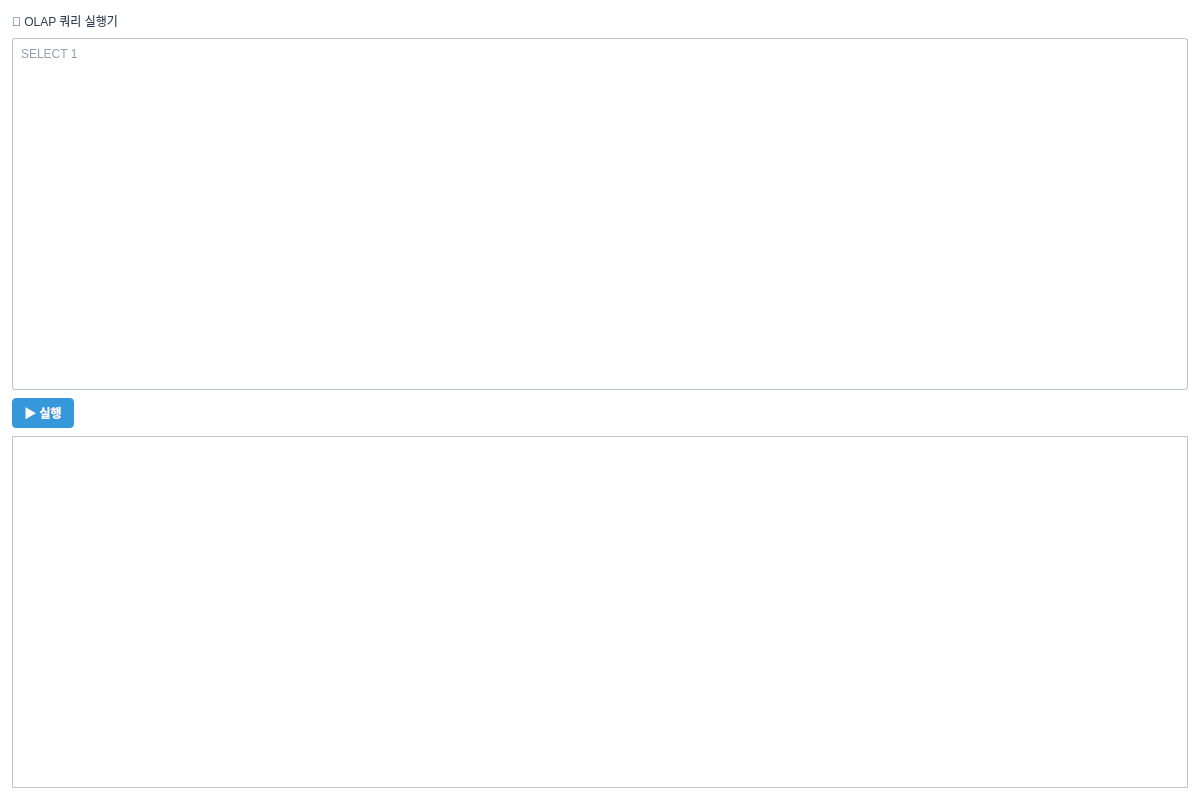
<?xml version="1.0" encoding="UTF-8"?>
<ui version="4.0">
 <class>QueryTab</class>
 <widget class="QWidget" name="QueryTab">
  <property name="geometry">
   <rect>
    <x>0</x>
    <y>0</y>
    <width>1200</width>
    <height>800</height>
   </rect>
  </property>
  <property name="windowTitle">
   <string>OLAP 쿼리 실행기</string>
  </property>
  <property name="styleSheet">
   <string notr="true">QWidget {
    background-color: #FFFFFF;
    color: #2C3E50;
    font-family: &quot;맑은 고딕&quot;;
    font-size: 9pt;
}

QTabWidget::pane {
    border: 1px solid #BDC3C7;
    background-color: #FFFFFF;
}

QTabBar::tab {
    background-color: #ECF0F1;
    color: #2C3E50;
    padding: 8px 16px;
    margin-right: 2px;
    border: 1px solid #BDC3C7;
    border-bottom: none;
    border-top-left-radius: 4px;
    border-top-right-radius: 4px;
}

QTabBar::tab:selected {
    background-color: #3498DB;
    color: #FFFFFF;
    font-weight: bold;
}

QTabBar::tab:hover {
    background-color: #D5DBDB;
}

QTableWidget {
    gridline-color: #BDC3C7;
    background-color: #FFFFFF;
    alternate-background-color: #F8F9FA;
    selection-background-color: #3498DB;
    selection-color: #FFFFFF;
}

QTableWidget::item {
    padding: 4px;
    border: none;
}

QHeaderView::section {
    background-color: #ECF0F1;
    color: #2C3E50;
    padding: 6px;
    border: 1px solid #BDC3C7;
    font-weight: bold;
}

QLineEdit, QTextEdit, QPlainTextEdit {
    background-color: #FFFFFF;
    border: 1px solid #BDC3C7;
    border-radius: 3px;
    padding: 4px;
    color: #2C3E50;
}

QLineEdit:focus, QTextEdit:focus, QPlainTextEdit:focus {
    border: 2px solid #3498DB;
}

QPushButton {
    background-color: #3498DB;
    color: #FFFFFF;
    border: none;
    border-radius: 4px;
    padding: 6px 12px;
    font-weight: bold;
}

QPushButton:hover {
    background-color: #2980B9;
}

QPushButton:pressed {
    background-color: #1F618D;
}

QPushButton:disabled {
    background-color: #BDC3C7;
    color: #7F8C8D;
}

QLabel {
    color: #2C3E50;
    background-color: transparent;
}

QGroupBox {
    border: 2px solid #BDC3C7;
    border-radius: 5px;
    margin-top: 10px;
    padding-top: 10px;
    background-color: #F8F9FA;
}

QGroupBox::title {
    subcontrol-origin: margin;
    subcontrol-position: top left;
    padding: 0 5px;
    color: #2C3E50;
    font-weight: bold;
}

QProgressBar {
    border: 1px solid #BDC3C7;
    border-radius: 3px;
    text-align: center;
    background-color: #ECF0F1;
}

QProgressBar::chunk {
    background-color: #3498DB;
}</string>
  </property>
  <layout class="QVBoxLayout" name="verticalLayout">
   <property name="spacing">
    <number>8</number>
   </property>
   <property name="leftMargin">
    <number>12</number>
   </property>
   <property name="topMargin">
    <number>12</number>
   </property>
   <property name="rightMargin">
    <number>12</number>
   </property>
   <property name="bottomMargin">
    <number>12</number>
   </property>
   <item>
    <widget class="QLabel" name="label_title">
     <property name="text">
      <string>💬 OLAP 쿼리 실행기</string>
     </property>
     <property name="styleSheet">
   <string notr="true">QWidget {
    background-color: #FFFFFF;
    color: #2C3E50;
    font-family: &quot;맑은 고딕&quot;;
    font-size: 9pt;
}

QTabWidget::pane {
    border: 1px solid #BDC3C7;
    background-color: #FFFFFF;
}

QTabBar::tab {
    background-color: #ECF0F1;
    color: #2C3E50;
    padding: 8px 16px;
    margin-right: 2px;
    border: 1px solid #BDC3C7;
    border-bottom: none;
    border-top-left-radius: 4px;
    border-top-right-radius: 4px;
}

QTabBar::tab:selected {
    background-color: #3498DB;
    color: #FFFFFF;
    font-weight: bold;
}

QTabBar::tab:hover {
    background-color: #D5DBDB;
}

QTableWidget {
    gridline-color: #BDC3C7;
    background-color: #FFFFFF;
    alternate-background-color: #F8F9FA;
    selection-background-color: #3498DB;
    selection-color: #FFFFFF;
}

QTableWidget::item {
    padding: 4px;
    border: none;
}

QHeaderView::section {
    background-color: #ECF0F1;
    color: #2C3E50;
    padding: 6px;
    border: 1px solid #BDC3C7;
    font-weight: bold;
}

QLineEdit, QTextEdit, QPlainTextEdit {
    background-color: #FFFFFF;
    border: 1px solid #BDC3C7;
    border-radius: 3px;
    padding: 4px;
    color: #2C3E50;
}

QLineEdit:focus, QTextEdit:focus, QPlainTextEdit:focus {
    border: 2px solid #3498DB;
}

QPushButton {
    background-color: #3498DB;
    color: #FFFFFF;
    border: none;
    border-radius: 4px;
    padding: 6px 12px;
    font-weight: bold;
}

QPushButton:hover {
    background-color: #2980B9;
}

QPushButton:pressed {
    background-color: #1F618D;
}

QPushButton:disabled {
    background-color: #BDC3C7;
    color: #7F8C8D;
}

QLabel {
    color: #2C3E50;
    background-color: transparent;
}

QGroupBox {
    border: 2px solid #BDC3C7;
    border-radius: 5px;
    margin-top: 10px;
    padding-top: 10px;
    background-color: #F8F9FA;
}

QGroupBox::title {
    subcontrol-origin: margin;
    subcontrol-position: top left;
    padding: 0 5px;
    color: #2C3E50;
    font-weight: bold;
}

QProgressBar {
    border: 1px solid #BDC3C7;
    border-radius: 3px;
    text-align: center;
    background-color: #ECF0F1;
}

QProgressBar::chunk {
    background-color: #3498DB;
}</string>
  </property>
    </widget>
   </item>
   <item>
    <widget class="QPlainTextEdit" name="edit_query">
     <property name="placeholderText">
      <string>SELECT 1</string>
     </property>
     <property name="minimumHeight">
      <number>120</number>
     </property>
     <property name="maximumHeight">
      <number>200</number>
     </property>
     <property name="styleSheet">
   <string notr="true">QWidget {
    background-color: #FFFFFF;
    color: #2C3E50;
    font-family: &quot;맑은 고딕&quot;;
    font-size: 9pt;
}

QTabWidget::pane {
    border: 1px solid #BDC3C7;
    background-color: #FFFFFF;
}

QTabBar::tab {
    background-color: #ECF0F1;
    color: #2C3E50;
    padding: 8px 16px;
    margin-right: 2px;
    border: 1px solid #BDC3C7;
    border-bottom: none;
    border-top-left-radius: 4px;
    border-top-right-radius: 4px;
}

QTabBar::tab:selected {
    background-color: #3498DB;
    color: #FFFFFF;
    font-weight: bold;
}

QTabBar::tab:hover {
    background-color: #D5DBDB;
}

QTableWidget {
    gridline-color: #BDC3C7;
    background-color: #FFFFFF;
    alternate-background-color: #F8F9FA;
    selection-background-color: #3498DB;
    selection-color: #FFFFFF;
}

QTableWidget::item {
    padding: 4px;
    border: none;
}

QHeaderView::section {
    background-color: #ECF0F1;
    color: #2C3E50;
    padding: 6px;
    border: 1px solid #BDC3C7;
    font-weight: bold;
}

QLineEdit, QTextEdit, QPlainTextEdit {
    background-color: #FFFFFF;
    border: 1px solid #BDC3C7;
    border-radius: 3px;
    padding: 4px;
    color: #2C3E50;
}

QLineEdit:focus, QTextEdit:focus, QPlainTextEdit:focus {
    border: 2px solid #3498DB;
}

QPushButton {
    background-color: #3498DB;
    color: #FFFFFF;
    border: none;
    border-radius: 4px;
    padding: 6px 12px;
    font-weight: bold;
}

QPushButton:hover {
    background-color: #2980B9;
}

QPushButton:pressed {
    background-color: #1F618D;
}

QPushButton:disabled {
    background-color: #BDC3C7;
    color: #7F8C8D;
}

QLabel {
    color: #2C3E50;
    background-color: transparent;
}

QGroupBox {
    border: 2px solid #BDC3C7;
    border-radius: 5px;
    margin-top: 10px;
    padding-top: 10px;
    background-color: #F8F9FA;
}

QGroupBox::title {
    subcontrol-origin: margin;
    subcontrol-position: top left;
    padding: 0 5px;
    color: #2C3E50;
    font-weight: bold;
}

QProgressBar {
    border: 1px solid #BDC3C7;
    border-radius: 3px;
    text-align: center;
    background-color: #ECF0F1;
}

QProgressBar::chunk {
    background-color: #3498DB;
}</string>
  </property>
    </widget>
   </item>
   <item>
    <layout class="QHBoxLayout" name="horizontalLayout_run">
     <item>
      <widget class="QPushButton" name="btn_run">
       <property name="text">
        <string>▶ 실행</string>
       </property>
       <property name="minimumWidth">
        <number>100</number>
       </property>
      </widget>
     </item>
     <item>
      <widget class="QLabel" name="label_elapsed">
       <property name="text">
        <string/>
       </property>
       <property name="styleSheet">
   <string notr="true">QWidget {
    background-color: #FFFFFF;
    color: #2C3E50;
    font-family: &quot;맑은 고딕&quot;;
    font-size: 9pt;
}

QTabWidget::pane {
    border: 1px solid #BDC3C7;
    background-color: #FFFFFF;
}

QTabBar::tab {
    background-color: #ECF0F1;
    color: #2C3E50;
    padding: 8px 16px;
    margin-right: 2px;
    border: 1px solid #BDC3C7;
    border-bottom: none;
    border-top-left-radius: 4px;
    border-top-right-radius: 4px;
}

QTabBar::tab:selected {
    background-color: #3498DB;
    color: #FFFFFF;
    font-weight: bold;
}

QTabBar::tab:hover {
    background-color: #D5DBDB;
}

QTableWidget {
    gridline-color: #BDC3C7;
    background-color: #FFFFFF;
    alternate-background-color: #F8F9FA;
    selection-background-color: #3498DB;
    selection-color: #FFFFFF;
}

QTableWidget::item {
    padding: 4px;
    border: none;
}

QHeaderView::section {
    background-color: #ECF0F1;
    color: #2C3E50;
    padding: 6px;
    border: 1px solid #BDC3C7;
    font-weight: bold;
}

QLineEdit, QTextEdit, QPlainTextEdit {
    background-color: #FFFFFF;
    border: 1px solid #BDC3C7;
    border-radius: 3px;
    padding: 4px;
    color: #2C3E50;
}

QLineEdit:focus, QTextEdit:focus, QPlainTextEdit:focus {
    border: 2px solid #3498DB;
}

QPushButton {
    background-color: #3498DB;
    color: #FFFFFF;
    border: none;
    border-radius: 4px;
    padding: 6px 12px;
    font-weight: bold;
}

QPushButton:hover {
    background-color: #2980B9;
}

QPushButton:pressed {
    background-color: #1F618D;
}

QPushButton:disabled {
    background-color: #BDC3C7;
    color: #7F8C8D;
}

QLabel {
    color: #2C3E50;
    background-color: transparent;
}

QGroupBox {
    border: 2px solid #BDC3C7;
    border-radius: 5px;
    margin-top: 10px;
    padding-top: 10px;
    background-color: #F8F9FA;
}

QGroupBox::title {
    subcontrol-origin: margin;
    subcontrol-position: top left;
    padding: 0 5px;
    color: #2C3E50;
    font-weight: bold;
}

QProgressBar {
    border: 1px solid #BDC3C7;
    border-radius: 3px;
    text-align: center;
    background-color: #ECF0F1;
}

QProgressBar::chunk {
    background-color: #3498DB;
}</string>
  </property>
      </widget>
     </item>
     <item>
      <spacer name="horizontalSpacer">
       <property name="orientation">
        <enum>Qt::Horizontal</enum>
       </property>
       <property name="sizeHint" stdset="0">
        <size>
         <width>40</width>
         <height>20</height>
        </size>
       </property>
      </spacer>
     </item>
    </layout>
   </item>
   <item>
    <widget class="QTableWidget" name="table_result">
     <property name="alternatingRowColors">
      <bool>true</bool>
     </property>
     <property name="selectionBehavior">
      <enum>QAbstractItemView::SelectRows</enum>
     </property>
    </widget>
   </item>
  </layout>
 </widget>
 <resources/>
 <connections/>
</ui>
